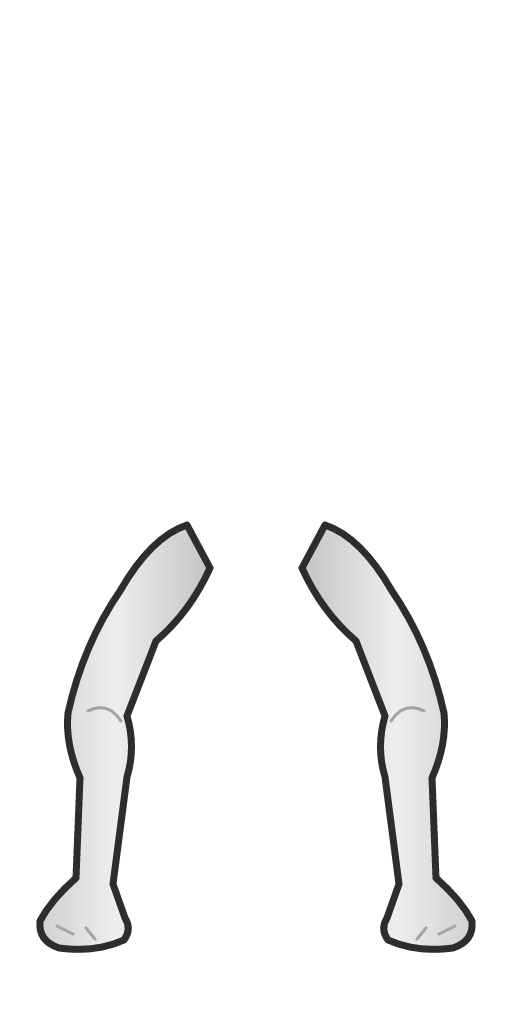
#> input picture art/conversion/body-yrame/v1/extra-legs-south.png, 512 x 1024 px, found by its file name; its folder holds only this picture in this run
$ python separate-foot-contours.py
#> lines starting #> are read from the running program, lines starting #| are printed output that depends on the picture
"""Leave a clear gap between added and original feet without altering the base."""
from pathlib import Path
import json,hashlib,shutil
from PIL import Image,ImageDraw,ImageFont
import numpy as np
HERE=Path(__file__).resolve().parent;ROOT=HERE.parents[3];OUT=HERE/'registered'
def ref(p):return dict(path=p.relative_to(ROOT).as_posix(),sha256=hashlib.sha256(p.read_bytes()).hexdigest())
def write(p,d):p.write_bytes((json.dumps(d,indent=2,ensure_ascii=False)+'\n').encode())
assert not (HERE/'foot-clearance-correction.json').exists()
shutil.copyfile(OUT/'neutral-comparison.png',HERE/'registration-before-foot-clearance.png')
model=json.loads((OUT/'model.json').read_text());shift=12
#> (reads art/conversion/fit-yrame-horns/v1/model.json from the repository)
for f in ['south','north']:
    p=OUT/f'extra-legs-{f}.png';shutil.copyfile(p,HERE/f'registration-initial-extra-legs-{f}.png');im=Image.open(p).convert('RGBA');out=Image.new('RGBA',im.size)
#> further down, im is the input picture: PIL image 512x1024 RGBA; mean R, G, B, A 19.7, 19.7, 19.7, 27.6
#> after `out = Image.new('RGBA', im.size)`: out: PIL image 512x1024 RGBA; every value is 0
    out.paste(im.crop((0,0,256,1024)),(-shift,0));out.paste(im.crop((256,0,512,1024)),(256+shift,0));out.save(p)
#> after `out.paste(im.crop((0, 0, 256, 1024)), (-shift, 0))`:
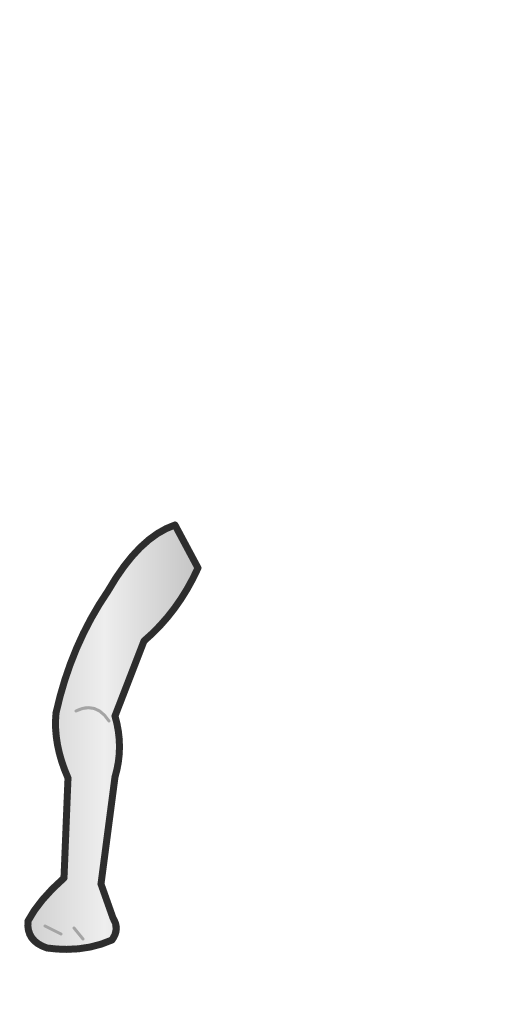
#> out: PIL image 512x1024 RGBA; mean R, G, B, A 9.8, 9.8, 9.8, 13.8; transparent parts drawn white
#> after `out.paste(im.crop((256, 0, 512, 1024)), (256 + shift, 0))`:
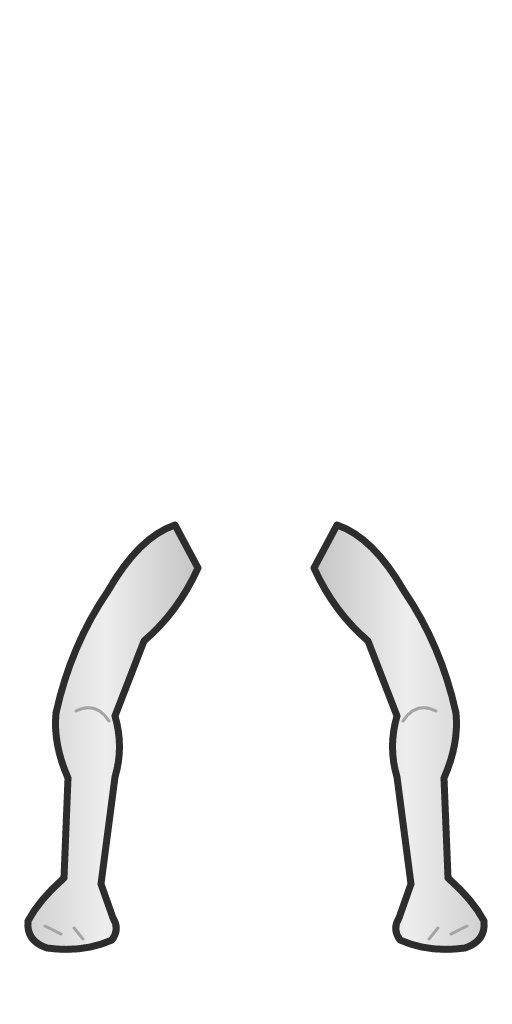
#> out: PIL image 512x1024 RGBA; mean R, G, B, A 19.7, 19.7, 19.7, 27.6; transparent parts drawn white
#> (the run stopped early here; a loop or call above may not have finished)
